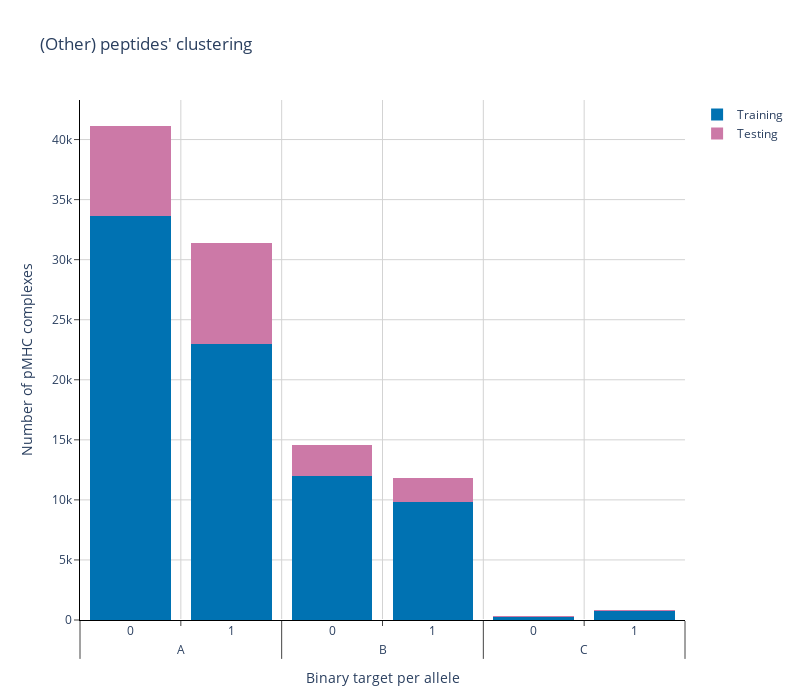

Write notebook code for a chart like this one.
### Markdown cell above
## Plotting distribution of binary target, including alleles, for peptide clustering 2 (Marieke)
### Highlighting training and testing

### Code cell
csv_data_to_group = csv_data_hdf5.copy()
csv_data_to_group['cl_peptide2'] = csv_data_to_group['cl_peptide2'].apply(lambda x: 0 if x != cl_test_peptide1 else 1)

data_grouped = (csv_data_to_group.groupby(['cl_peptide2', 'allele_type', 'binary'])
                    .count()
                    .reset_index()[['cl_peptide2', 'allele_type', 'binary', 'ID']])
data_grouped = data_grouped[data_grouped.allele_type != 'E']
colors = ['#0072B2', '#CC79A7']
patter_shape = ['x', '+']

fig = go.Figure()

plot_df = data_grouped[data_grouped.cl_peptide2 == 0]
fig.add_trace(
    go.Bar(
        x=[plot_df.allele_type, plot_df.binary],
        y=plot_df['ID'],
        name='Training',
        marker_color=colors[0],
        # marker_pattern_shape=patter_shape[0]
        ),
)

plot_df = data_grouped[data_grouped.cl_peptide2 == 1]
fig.add_trace(
    go.Bar(
        x=[plot_df.allele_type, plot_df.binary],
        y=plot_df['ID'],
        name='Testing',
        marker_color=colors[1],
        # marker_pattern_shape=patter_shape[1]
        ),
)

fig.update_layout(
    plot_bgcolor='white',
    width=800,
    height=700, 
    xaxis=dict(title_text="Binary target per allele"),
    yaxis=dict(title_text="Number of pMHC complexes"),
    barmode="stack",
    legend_traceorder="normal",
    title = "(Other) peptides' clustering",
)

fig.update_traces(marker_line_color='rgb(0,0,0)',
                  marker_line_width=0.0)

fig.update_xaxes(
    ticks='outside',
    showline=True,
    linecolor='black',
    gridcolor='lightgrey'
)
fig.update_yaxes(
    ticks='outside',
    showline=True,
    linecolor='black',
    gridcolor='lightgrey'
)
fig.show()
fig.write_image("cl_peptide2_allele_type_binary.png")

### Figure 1 — Plotly figure (JSON) as saved in the notebook; plotly's stock layout.template omitted (floating-point values rounded to 4 significant figures)
{"data": [{"marker": {"color": "#0072B2", "line": {"color": "rgb(0,0,0)", "width": 0}}, "name": "Training", "type": "bar", "x": [["A", "A", "B", "B", "C", "C"], [0, 1, 0, 1, 0, 1]], "y": [33616, 22950, 11971, 9860, 253, 712]}, {"marker": {"color": "#CC79A7", "line": {"color": "rgb(0,0,0)", "width": 0}}, "name": "Testing", "type": "bar", "x": [["A", "A", "B", "B", "C", "C"], [0, 1, 0, 1, 0, 1]], "y": [7512, 8443, 2595, 1975, 97, 157]}], "layout": {"barmode": "stack", "height": 700, "legend": {"traceorder": "normal"}, "plot_bgcolor": "white", "title": {"text": "(Other) peptides' clustering"}, "width": 800, "xaxis": {"gridcolor": "lightgrey", "linecolor": "black", "showline": true, "ticks": "outside", "title": {"text": "Binary target per allele"}}, "yaxis": {"gridcolor": "lightgrey", "linecolor": "black", "showline": true, "ticks": "outside", "title": {"text": "Number of pMHC complexes"}}}}
